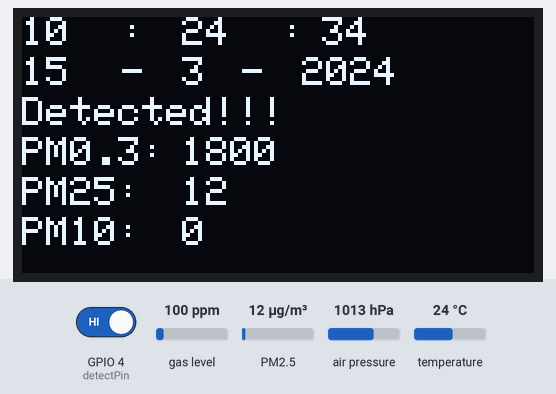
This sketch was run on a simulated ESP32. On the bench: 128×64 one-colour display. The test bench sets the inputs (shaded band); at power-on: GPIO 4 (detectPin) HIGH, PM2.5 12 µg/m³, gas level 100 ppm, air pressure 1013 hPa, temperature 24 °C. The display library's start-up logo is not drawn; the local clock reads 2024-03-15 10:24:30 at power-on unless the sketch sets it; storage starts empty; what the sketch prints to the serial monitor is not drawn.

Above: at 4.3 s.
4.4 s: GPIO 4 (detectPin) driven LOW
At 6.2 s:
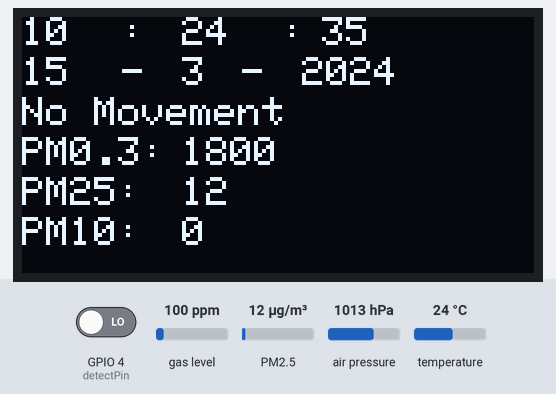
8.6 s: PM2.5 set to 6 µg/m³
At 10.5 s:
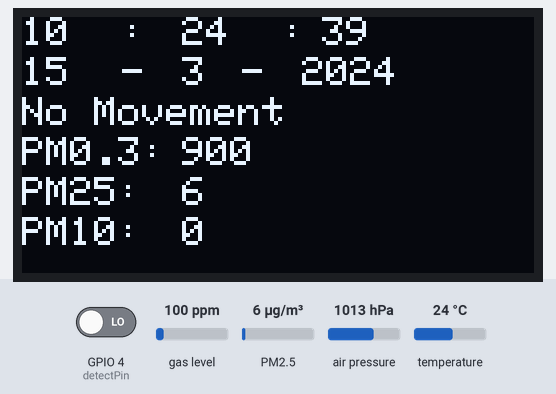
12.2 s: PM2.5 set to 75 µg/m³
At 13.8 s:
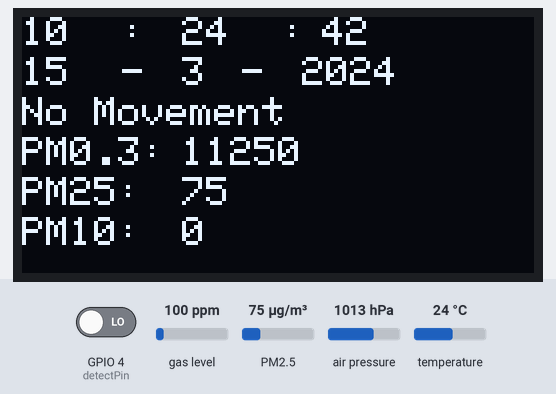
15.5 s: GPIO 4 (detectPin) driven HIGH
At 16.6 s:
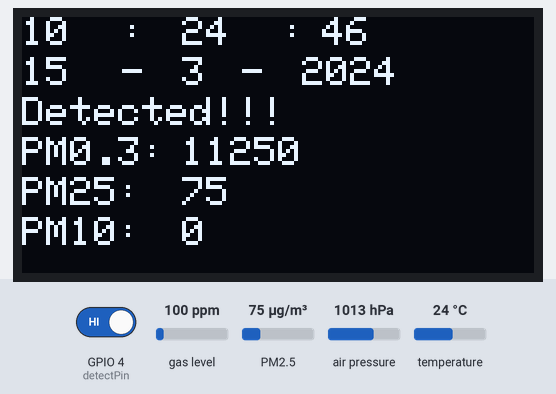
18.8 s: PM2.5 set to 150 µg/m³
At 20.2 s:
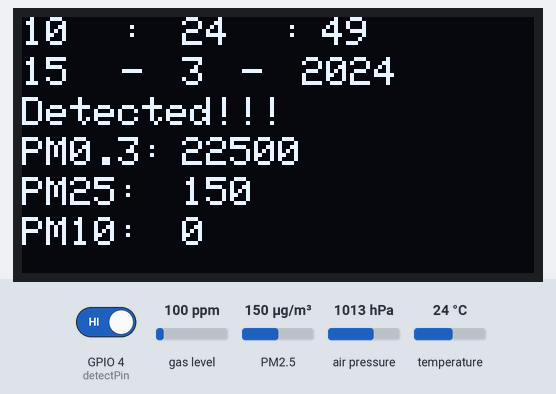
Timing chart, 0 to 21.8 s (numbered marks = the images above; inputs shaded):
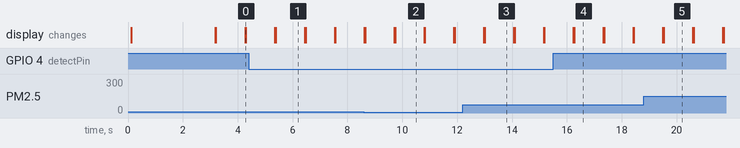

Measured:
- after the input at 4.4 s, the display: first differs from a run without the input after 0.98 s (image 1)
- after the input at 15.5 s, the display: first differs from a run without the input after 0.77 s (image 4)
- what the display in image 1 shows lasts 1.0 s, from 5.4 s to 6.4 s

The sketch:

ir_oled_mq_tp_datalogger_pms.ino
```cpp
#include <Wire.h>
#include <Adafruit_GFX.h>
#include <Adafruit_SSD1306.h>
#include <MQUnifiedsensor.h>
#include <Adafruit_BMP280.h>

//add for datalogger function
#include <SPI.h>
#include <SD.h>
#include "RTClib.h"
#include "FS.h"
#include "SPI.h"

//Sensor dust
#include <SoftwareSerial.h>
#include "Adafruit_PM25AQI.h"

//Sensor IR
int detectPin = 4;
bool detect = 0;

//Assignment for variable
Adafruit_BMP280 bmp; // I2C
const int chipSelect = 5;
File sd_file;
RTC_DS3231 rtc;
char daysOfTheWeek[7][12] = { "Sunday", "Monday", "Tuesday", "Wednesday", "Thursday", "Friday", "Saturday" };
SoftwareSerial pmSerial(3, 2);  // change to RXD
Adafruit_PM25AQI aqi = Adafruit_PM25AQI();

//option display
#define SCREEN_WIDTH 128  // OLED display width, in pixels
#define SCREEN_HEIGHT 64  // OLED display height, in pixels
#define OLED_RESET -1     // Reset pin # (or -1 if sharing reset pin)
Adafruit_SSD1306 display(SCREEN_WIDTH, SCREEN_HEIGHT, &Wire, OLED_RESET);

//intialize
#define Board ("Arduino NANO")
#define Pin135 (32)  //Analog input 2 of your arduino

//setup of sensor
#define RatioMQ135CleanAir (3.6)  //RS / R0 = 10 ppm
#define ADC_Bit_Resolution (12)  // 10 bit ADC
#define Voltage_Resolution (5)   // Volt resolution to calc the voltage
#define Type ("ESP32")           //Board used

//Initialize MQ
MQUnifiedsensor MQ135(Board, Voltage_Resolution, ADC_Bit_Resolution, Pin135, Type);

//Variable
float co2;
float temp;
float pressure;
String dataMessage;
int pm03;
int pm05;
int pm25;
int pm10;

void setup() {
  // initialize serial communications at 9600 bps:
  Serial.begin(115200);
  Wire.begin();

  //Hidupkan sensor IR
  pinMode(detectPin, INPUT);

  //Hidupkan sensor PMS
  pmSerial.begin(9600);
  if (!aqi.begin_UART(&pmSerial)) {  // connect to the sensor over software serial
    Serial.println("Could not find PM 2.5 sensor!");
    while (1) delay(10);
  }
  Serial.println("PM25 found!");

  //Hidupkan sensor BMP280
  while ( !Serial ) delay(100);   // wait for native usb
  Serial.println(F("BMP280 test"));
  unsigned status;
  status = bmp.begin(BMP280_ADDRESS_ALT, BMP280_CHIPID);
  status = bmp.begin(0x76);
  if (!status) {
    Serial.println(F("Could not find a valid BMP280 sensor, check wiring or "
                     "try a different address!"));
    Serial.print("SensorID was: 0x"); Serial.println(bmp.sensorID(), 16);
    Serial.print("        ID of 0xFF probably means a bad address, a BMP 180 or BMP 085\n");
    Serial.print("   ID of 0x56-0x58 represents a BMP 280,\n");
    Serial.print("        ID of 0x60 represents a BME 280.\n");
    Serial.print("        ID of 0x61 represents a BME 680.\n");
    while (1) delay(10);
  }
  bmp.setSampling(Adafruit_BMP280::MODE_NORMAL,     /* Operating Mode. */
                  Adafruit_BMP280::SAMPLING_X2,     /* Temp. oversampling */
                  Adafruit_BMP280::SAMPLING_X16,    /* Pressure oversampling */
                  Adafruit_BMP280::FILTER_X16,      /* Filtering. */
                  Adafruit_BMP280::STANDBY_MS_500); /* Standby time. */

  //Hidupkan Sensor MQ
  MQ135.init();
  MQ135.setRegressionMethod(1);  //_PPM =  a*ratio^b
  MQ135.setR0(9.03);

  //SD Card dihidupkan
  Serial.print("Initializing SD card...");

  // see if the card is present and can be initialized:
  initSDCard();

  //Hidupkan RTC
  if (!rtc.begin()) {
    Serial.println("Couldn't find RTC");
    while (1);
  }


  // Create a file on the SD card and write the data labels
  File file = SD.open("/data.txt");
  if (!file) {
    Serial.println("File doesn't exist");
    Serial.println("Creating file...");
    writeFile(SD, "/data.txt", "Date & Time, PM0.3, PM2.5, PM10, Other Gases \r\n");
  } else {
    Serial.println("File already exists");
  }
  file.close();


  //Display
  if (!display.begin(SSD1306_SWITCHCAPVCC, 0x3C)) {
    Serial.println(F("SSD1306 allocation failed"));
    for (;;)
      ;  // Don't proceed, loop forever
  }
  display.display();
  delay(2);
  display.clearDisplay();
  display.setTextColor(WHITE);
  display.setTextSize(2);
  display.setCursor(0, 5);
  display.print("  AQ Meter ");
  display.display();
  delay(3000);
}


void loop() {

  //Dust Sensor
  PM25_AQI_Data data;
  if (!aqi.read(&data)) {
    Serial.println("Could not read from AQI");
    delay(500);  // try again in a bit!
    return;
  }

  //temp & pressure
  temp = bmp.readTemperature();  // get temp from SHT
  pressure = bmp.readPressure(); // get temp from SHT

  //MQ Sensor
  MQ135.update();
  MQ135.setA(110.47);
  MQ135.setB(-2.862);  //CO2
  float co2 = MQ135.readSensor();

  //Read Date, Time and PMS
  DateTime now = rtc.now();
  pm03 = data.particles_03um;
  pm05 = data.particles_05um;
  pm25 = data.particles_25um;
  pm10 = data.particles_100um;

  //Read Date, Time and PMS
  Serial.print("Date:  ");
  Serial.print(now.day() + String("-") + now.month() + String("-") + now.year());
  Serial.print(", Time:  ");
  Serial.print(now.hour() + String(":") + now.minute() + String(":") + now.second());
  Serial.print(",CO2 (PPM):      ");
  Serial.print(co2);
  Serial.print(" Motion: ");
  Serial.print(detect);
  Serial.print(" Today is:       ");
  Serial.println(daysOfTheWeek[now.dayOfTheWeek()]);
  Serial.println("--------------------------------------------------------");

  //Concatenate all info separated by commas
  dataMessage = String(now.day()) + String("/") + String(now.month()) + String("/") + String(now.year()) + String("||") +
                String(now.hour()) + String(":") + String(now.minute()) + String(":") + String(now.second()) + String("||") +
                String(" Temp:") + temp + String("; Pressure:") + pressure + String("; CO2:") + co2 +
                String("; PM0.3:") + pm03 + String("; PM0.5:") + pm05 + String("; PM2.5:") + pm25 + String("; PM10:") + pm10 +
                String("; Motion:") + detect + "\r\n";
  Serial.print("Saving data: ");
  Serial.println(dataMessage);

  //Append the data to file
  appendFile(SD, "/data.txt", dataMessage.c_str());

  //IR sensor + Display Status
  detect = digitalRead(detectPin);
  if (detect != 1) {

  //display OLED
  display.clearDisplay();
  display.setTextSize(1);
  display.setCursor(75, 0);
  display.println(now.second(), DEC);

  display.setTextSize(1);
  display.setCursor(25, 0);
  display.println(":");

  display.setTextSize(1);
  display.setCursor(65, 0);
  display.println(":");

  display.setTextSize(1);
  display.setCursor(40, 0);
  display.println(now.minute(), DEC);

  display.setTextSize(1);
  display.setCursor(0, 0);
  display.println(now.hour(), DEC);

  display.setTextSize(1);
  display.setCursor(0, 10);
  display.println(now.day(), DEC);

  display.setTextSize(1);
  display.setCursor(25, 10);
  display.println("-");

  display.setTextSize(1);
  display.setCursor(40, 10);
  display.println(now.month(), DEC);

  display.setTextSize(1);
  display.setCursor(55, 10);
  display.println("-");

  display.setTextSize(1);
  display.setCursor(70, 10);
  display.println(now.year(), DEC);

  display.setTextSize(1);
  display.setCursor(0, 20);
  display.print("No Movement ");

  display.setTextSize(1);
  display.setCursor(0, 30);
  display.print("PM0.3:");

  display.setTextSize(1);
  display.setCursor(40, 30); // adjust the (x,y) - X for left if needed
  display.print(pm03);

  display.setTextSize(1);
  display.setCursor(0, 40);
  display.print("PM25:");

  display.setTextSize(1);
  display.setCursor(40, 40); // adjust the (x,y) - X for left if needed
  display.print(pm25);

  display.setTextSize(1);
  display.setCursor(0, 50);
  display.print("PM10:");

  display.setTextSize(1);
  display.setCursor(40, 50); // adjust the (x,y) - X for left if needed
  display.print(pm10);

  } else {
  display.clearDisplay();
  display.setTextSize(1);
  display.setCursor(75, 0);
  display.println(now.second(), DEC);

  display.setTextSize(1);
  display.setCursor(25, 0);
  display.println(":");

  display.setTextSize(1);
  display.setCursor(65, 0);
  display.println(":");

  display.setTextSize(1);
  display.setCursor(40, 0);
  display.println(now.minute(), DEC);

  display.setTextSize(1);
  display.setCursor(0, 0);
  display.println(now.hour(), DEC);

  display.setTextSize(1);
  display.setCursor(0, 10);
  display.println(now.day(), DEC);

  display.setTextSize(1);
  display.setCursor(25, 10);
  display.println("-");

  display.setTextSize(1);
  display.setCursor(40, 10);
  display.println(now.month(), DEC);

  display.setTextSize(1);
  display.setCursor(55, 10);
  display.println("-");

  display.setTextSize(1);
  display.setCursor(70, 10);
  display.println(now.year(), DEC);

  display.setTextSize(1);
  display.setCursor(0, 20);
  display.print("Detected!!! ");

  display.setTextSize(1);
  display.setCursor(0, 30);
  display.print("PM0.3:");

  display.setTextSize(1);
  display.setCursor(40, 30); // adjust the (x,y) - X for left if needed
  display.print(pm03);

  display.setTextSize(1);
  display.setCursor(0, 40);
  display.print("PM25:");

  display.setTextSize(1);
  display.setCursor(40, 40); // adjust the (x,y) - X for left if needed
  display.print(pm25);

  display.setTextSize(1);
  display.setCursor(0, 50);
  display.print("PM10:");

  display.setTextSize(1);
  display.setCursor(40, 50); // adjust the (x,y) - X for left if needed
  display.print(pm10);

  }

  display.display();
  delay(1000);
}


//SD Card Setting


// Write to the SD card
void writeFile(fs::FS &fs, const char *path, const char *message) {
  Serial.printf("Writing file: %s\n", path);

  File file = fs.open(path, FILE_WRITE);
  if (!file) {
    Serial.println("Failed to open file for writing");
    return;
  }
  if (file.print(message)) {
    Serial.println("File written");
  } else {
    Serial.println("Write failed");
  }
  file.close();
}

// Initialize SD card
void initSDCard() {
  if (!SD.begin()) {
    Serial.println("Card Mount Failed");
    return;
  }
  uint8_t cardType = SD.cardType();

  if (cardType == CARD_NONE) {
    Serial.println("No SD card attached");
    return;
  }
  Serial.print("SD Card Type: ");
  if (cardType == CARD_MMC) {
    Serial.println("MMC");
  } else if (cardType == CARD_SD) {
    Serial.println("SDSC");
  } else if (cardType == CARD_SDHC) {
    Serial.println("SDHC");
  } else {
    Serial.println("UNKNOWN");
  }
  uint64_t cardSize = SD.cardSize() / (1024 * 1024);
  Serial.printf("SD Card Size: %lluMB\n", cardSize);
}


// Append data to the SD card
void appendFile(fs::FS &fs, const char *path, const char *message) {
  Serial.printf("Appending to file: %s\n", path);

  File file = fs.open(path, FILE_APPEND);
  if (!file) {
    Serial.println("Failed to open file for appending");
    return;
  }
  if (file.print(message)) {
    Serial.println("Message appended");
    //display.clearDisplay();
    display.setTextSize(1);
    display.setCursor(100, 40);
    display.print("save");
    display.display();
    ;
  } else {
    Serial.println("Append failed");
    //display.clearDisplay();
    display.setTextSize(1);
    display.setCursor(100, 40);
    display.print("NOT save");
    display.display();
  }
  file.close();
}
```
